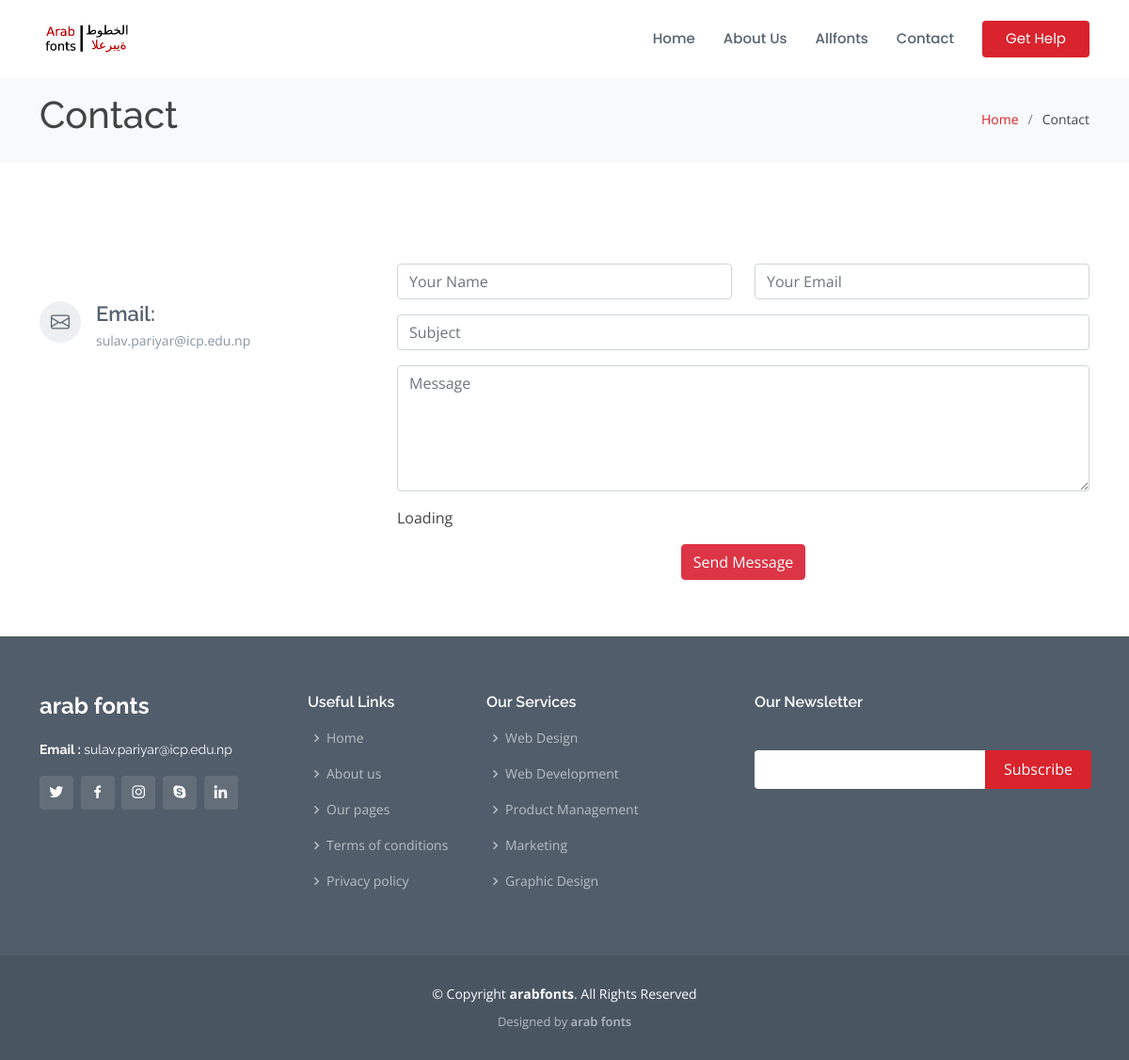
Before: /contact with the older database file.
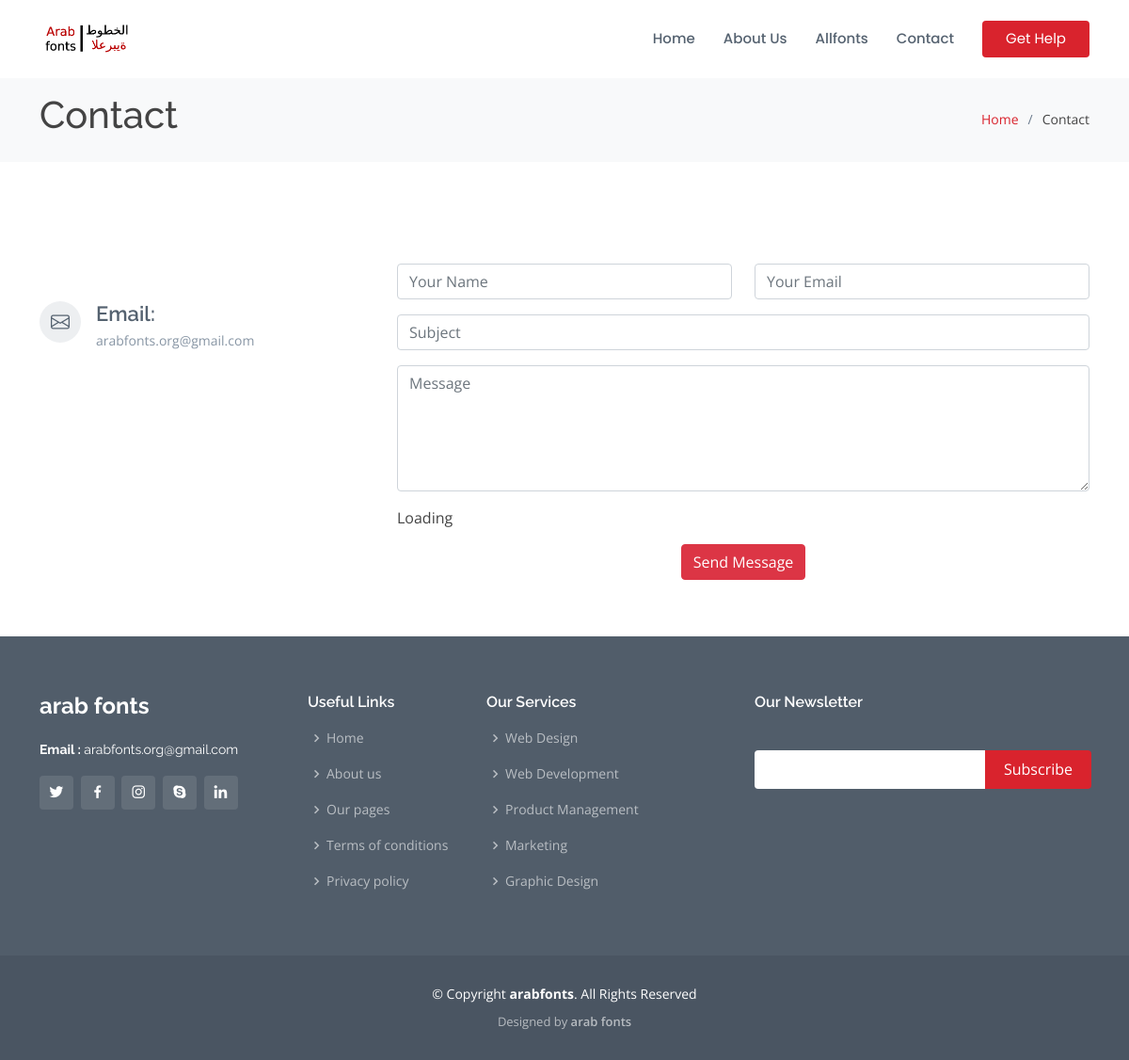
After: the same page with the newer database file.
### home/models.py (models this page shows, shortened)
class Modification(models.Model):
    websitename = models.CharField(max_length=50)
    ouremail = models.EmailField()
    copyright = models.CharField(max_length=100)
    logo = models.ImageField(upload_to='websiteimages')
    websitediscription = FroalaField()
    favicon = models.ImageField()

### home/views.py (the view, shortened to what this page needs)
# urls.py: path('contact' , contact , name="contact"),
def contact(request):
    websitedata = Modification.objects.latest('websitename', 'websitediscription', 'ouremail', 'copyright', 'logo', 'favicon' )
    context = {
        'websitedata': websitedata,
    }
    return render(request , 'contact.html', context )

### templates/contact.html (shortened to what this page needs)
 {% extends 'base.html' %}
 {% block content %}
</header>
 <main id="main">
    <section id="breadcrumbs" class="breadcrumbs">
      <div class="container">
        <div class="d-flex justify-content-between align-items-center">
          <h1>Contact</h1>
          <ol>
            <li><a href="/">Home</a></li>
            <li>Contact</li>
          </ol>
        </div>
      </div>
    </section>
    <section id="contact" class="contact">
      <div class="container">
        <div class="row mt-5">
          <div class="col-lg-4">
            <div class="info">
              <div class="email">
                <i class="bi bi-envelope"></i>
                <h4>Email:</h4>
                <p>{{ websitedata.ouremail }}</p>
              </div>
            </div>
          </div>
          <div class="col-lg-8 mt-5 mt-lg-0">
            <form action="" method="post" role="form" class="">
              <div class="row">
                <div class="col-md-6 form-group">
                  <input type="text" name="name" class="form-control" id="name" placeholder="Your Name" required>
                </div>
                <div class="col-md-6 form-group mt-3 mt-md-0">
                  <input type="email" class="form-control" name="email" id="email" placeholder="Your Email" required>
                </div>
              </div>
              <div class="form-group mt-3">
                <input type="text" class="form-control" name="subject" id="subject" placeholder="Subject" required>
              </div>
              <div class="form-group mt-3">
                <textarea class="form-control" name="message" rows="5" placeholder="Message" required></textarea>
              </div>
              <div class="my-3">
                <div class="loading">Loading</div>
              </div>
              <div class="text-center"><button class="btn btn-danger"type="submit">Send Message</button></div>
            </form>
          </div>
        </div>
      </div>
    </section>
  </main>
  {% endblock %}

### templates/header.html (shortened to what this page needs)
{% load static %}
<!DOCTYPE html>
<html lang="en">
<head>
  <link href="{% static 'assets/vendor/animate.css/animate.min.css' %}" rel="stylesheet">
  <link href="{% static 'assets/vendor/bootstrap/css/bootstrap.min.css' %}" rel="stylesheet">
  <link href="{% static 'assets/vendor/bootstrap-icons/bootstrap-icons.css' %}" rel="stylesheet">
  <link href="{% static 'assets/vendor/boxicons/css/boxicons.min.css' %}" rel="stylesheet">
  <link href="{% static 'assets/vendor/glightbox/css/glightbox.min.css' %}" rel="stylesheet">
  <link href="{% static 'assets/vendor/remixicon/remixicon.css' %}" rel="stylesheet">
  <link href="{% static 'assets/vendor/swiper/swiper-bundle.min.css' %}" rel="stylesheet">
  <link href="{% static 'assets/css/style.css' %}" rel="stylesheet">
</head>
<body>
    <header id="header" class="fixed-top d-flex align-items-center">
      <div class="container d-flex align-items-center">
        <a href="/" class="logo me-auto"><img src="/static/{{websitedata.logo}}" alt="" class="img-fluid"></a>
        <nav id="navbar" class="navbar">
          <ul>
            <li><a href="/">Home</a></li>
            <li><a href="/aboutus">About Us</a></li>
            <li><a href="/allfonts">Allfonts</a></li>
            <li><a href="/contact">Contact</a></li>
            <li><a href="/help" class="getstarted">Get Help</a></li>
          </ul>
        </nav>
      </div>

### templates/footer.html (shortened to what this page needs)
{% load static %}
 <footer id="footer">
  <div class="footer-top">
    <div class="container">
      <div class="row">
        <div class="col-lg-3 col-md-6">
          <div class="footer-info">
            <h3>{{ websitedata.websitename }}</h3>
             <p>
              <strong>Email : </strong>{{websitedata.ouremail}}<br>
            </p>
            <div class="social-links mt-3">
              <a href="#" class="twitter"><i class="bx bxl-twitter"></i></a>
              <a href="#" class="facebook"><i class="bx bxl-facebook"></i></a>
              <a href="#" class="instagram"><i class="bx bxl-instagram"></i></a>
              <a href="#" class="google-plus"><i class="bx bxl-skype"></i></a>
              <a href="#" class="linkedin"><i class="bx bxl-linkedin"></i></a>
            </div>
          </div>
        </div>
        <div class="col-lg-2 col-md-6 footer-links">
          <h4>Useful Links</h4>
          <ul>
            <li><i class="bx bx-chevron-right"></i> <a href="/">Home</a></li>
            <li><i class="bx bx-chevron-right"></i> <a href="/aboutus">About us</a></li>
            <li><i class="bx bx-chevron-right"></i> <a href="/pages">Our pages</a></li>
            <li><i class="bx bx-chevron-right"></i> <a href="/termsandcondition">Terms of conditions</a></li>
            <li><i class="bx bx-chevron-right"></i> <a href="/privacypolicy">Privacy policy</a></li>
          </ul>
        </div>
        <div class="col-lg-3 col-md-6 footer-links">
          <h4>Our Services</h4>
          <ul>
            <li><i class="bx bx-chevron-right"></i> <a href="#">Web Design</a></li>
            <li><i class="bx bx-chevron-right"></i> <a href="#">Web Development</a></li>
            <li><i class="bx bx-chevron-right"></i> <a href="#">Product Management</a></li>
            <li><i class="bx bx-chevron-right"></i> <a href="#">Marketing</a></li>
            <li><i class="bx bx-chevron-right"></i> <a href="#">Graphic Design</a></li>
          </ul>
        </div>
        <div class="col-lg-4 col-md-6 footer-newsletter">
          <h4>Our Newsletter</h4>
          <form action="" method="post">
            <input type="email" name="email"><input type="submit" value="Subscribe">
          </form>
        </div>
      </div>
    </div>
  </div>
  <div class="container">
    <div class="copyright">
      &copy; Copyright <strong><span> {{ websitedata.copyright }}</span></strong>. All Rights Reserved
    </div>
    <div class="credits">
      Designed by <a href="https://arabfonts.com/">{{ websitedata.websitename }}</a>
    </div>
  </div>
</footer>
</body>
</html>

Changed rows visible on the page:
changed Modification "arab fonts": ouremail "sulav.pariyar@icp.edu.np" → "arabfonts.org@gmail.com"
